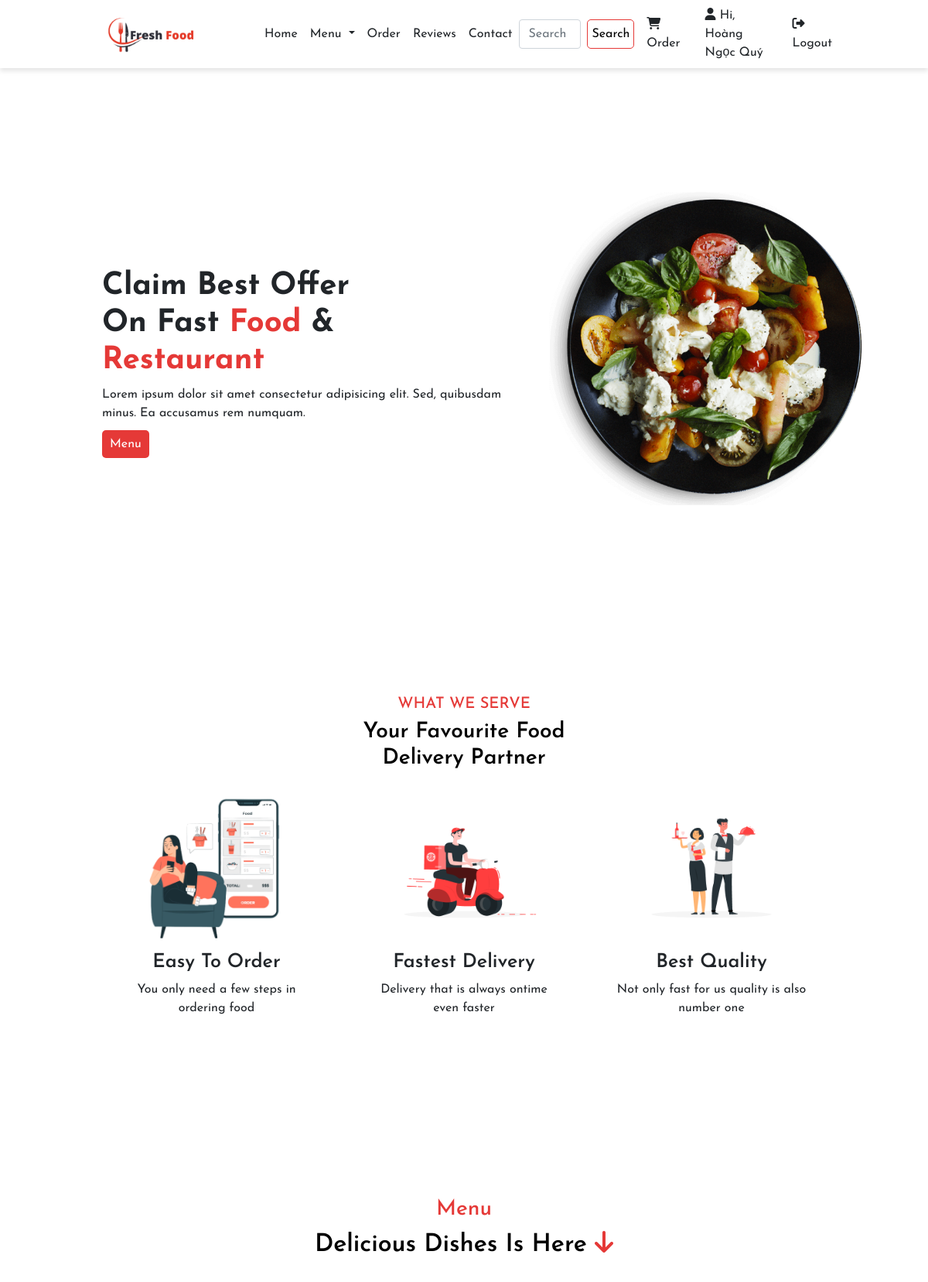
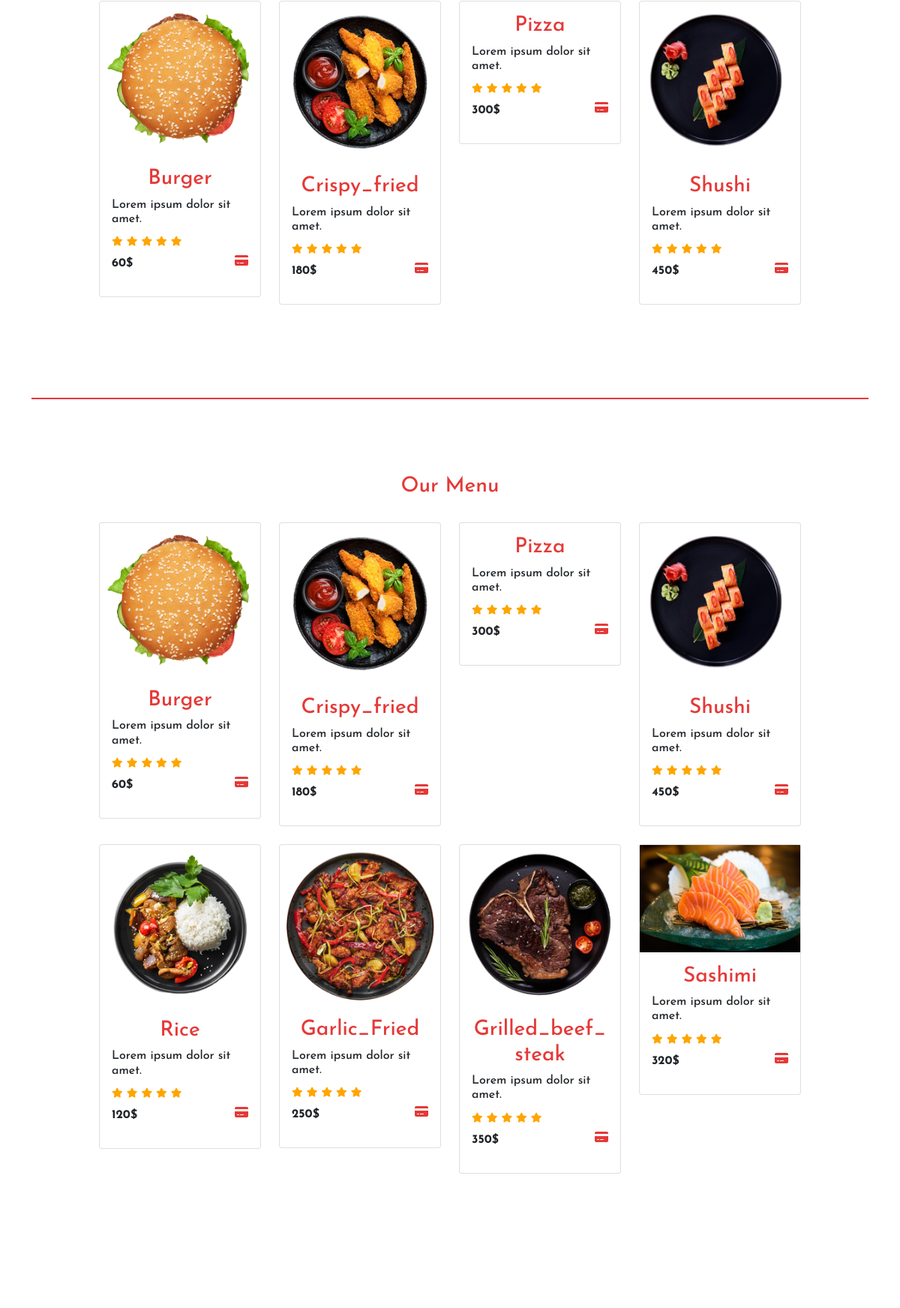
Page /doan/view/index.php (signed in, upper part) on the committed database (2 pictures, top to bottom).
### tables this page shows
CREATE TABLE `products` (
  `id` int(11) NOT NULL,
  `name` varchar(50) NOT NULL,
  `description` text NOT NULL,
  `price` int(11) NOT NULL,
  `image` varchar(255) NOT NULL,
  `view` int(11) NOT NULL,
  `created_at` timestamp NOT NULL DEFAULT current_timestamp(),
  `updated_at` timestamp NOT NULL DEFAULT current_timestamp()
);

### doan/functions.php (called while the page is built, shortened)
<?php
include "../dbconnect.php";
function showAllProducts()
{
  global $conn;
  $query = "SELECT * FROM products";
  $result = mysqli_query($conn, $query);
  $products = [];
  $rownum = 1;
  $domian_name = explode('/', $_SERVER['REQUEST_URI'])[1];
  if ($result && $result->num_rows > 0) {
    while ($row = $result->fetch_assoc()) {
      $products[] = array(
        "index" => $rownum++,
        "id" => $row['id'],
        "name" => $row['name'],
        "description" => $row['description'],
        "price" => $row['price'],
        "image" => '/' . $domian_name . $row['image'],
        "created_at" => $row['created_at'],
        "updated_at" => $row['updated_at']
      );
    }
  }
  return $products;
}
$products = showAllProducts();
function showProductsHot()
{
  global $conn;
  $query = "SELECT * FROM products ORDER BY view DESC LIMIT 4";
  $result = mysqli_query($conn, $query);
  $products_hot = [];
  $domian_name = explode('/', $_SERVER['REQUEST_URI'])[1];
  if ($result->num_rows > 0) {
    $rownum = 1;
    while ($row = $result->fetch_assoc()) {
      $products_hot[] = array(
        "index" => $rownum++,
        "id" => $row['id'],
        "name" => $row['name'],
        "description" => $row['description'],
        "price" => $row['price'],
        "image" => '/' . $domian_name . $row['image'],
        "view" => $row['view'],
        "created_at" => $row['created_at']
      );
    }
  }
  return $products_hot;
}

### doan/view/index.php (the view, shortened to what this page needs)
<?php
include_once "../dbconnect.php";
include_once "../functions.php";
$products = showAllProducts();
$pro = showProductsHot();
include_once "./includes/header.php";
?>
<body>
    <nav class="navbar navbar-expand-sm" id="navbar">
        <a href="index.html" class="navbar-brand" id="logo">
            <img src="public/img/logo.png" alt="">
        </a>
        <div class="collapse navbar-collapse" id="mynavbar">
            <ul class="navbar-nav me-auto">
                <li class="nav-item">
                    <a href="index.php" class="nav-link text-dark">Home</a>
                </li>
                <li class="nav-item">
                    <a class="nav-link dropdown-toggle text-dark" href="#" id="navbarDropdown" role="button" data-bs-toggle="dropdown" aria-expanded="false">
                        Menu
                    </a>
                </li>
                <li class="nav-item">
                    <a href="#order" class="nav-link text-dark">Order</a>
                </li>
                <li class="nav-item">
                    <a href="#review" class="nav-link text-dark">Reviews</a>
                </li>
                <li class="nav-item">
                    <a href="#contact" class="nav-link text-dark">Contact</a>
                </li>
            </ul>
            <form class="d-flex">
                <input type="text" class="form-control me-2" placeholder="Search" required>
                <button type="button" id="btn">Search</button>
            </form>
            <li class="nav-item">
                <a href="./cart.php" class="nav-link text-dark">
                    <i class="fas fa-shopping-cart"></i> Order
                </a>
            </li>
            <li class="nav-item">
                <?php if (isset($_SESSION['name'])) { ?>
                    <a href="./index.php" class="nav-link text-dark">
                        <i class="fas fa-user"></i> Hi, <?php echo $_SESSION['name']; ?>
                    </a>
                <?php } else { ?>
                    <a href="login.php" class="nav-link text-dark">
                        <i class="fas fa-sign-in-alt"></i> Login
                    </a>
                <?php } ?>
            </li>
            <?php if (isset($_SESSION['name'])) { ?>
                <li class="nav-item">
                    <a href="logout.php" class="nav-link text-dark">
                        <i class="fas fa-sign-out-alt"></i> Logout
                    </a>
                </li>
            <?php } ?>
        </div>
    </nav>
    <section class="home" id="home">
        <div class="home-content">
            <h3>Claim Best Offer <br> On Fast <span>Food</span> & <span>Restaurant</span></h3>
            <p>Lorem ipsum dolor sit amet consectetur adipisicing elit. Sed, quibusdam minus. Ea accusamus rem numquam.</p>
            <a href="#menu" id="home-btn">Menu</a>
        </div>
        <div class="img">
            <img src="./public/img/image 46.png" alt="">
        </div>
    </section>
    <div class="top-section">
        <h5>WHAT WE SERVE</h5>
        <h3>Your Favourite Food <br> Delivery Partner</h3>
        <div class="row">
            <div class="col-md-4 py-3 py-md-0">
                <div class="card">
                    <img src="public/img/img1.png" alt="">
                    <div class="card-body">
                        <h1>Easy To Order</h1>
                        <p>You only need a few steps in <br> ordering food</p>
                    </div>
                </div>
            </div>
            <div class="col-md-4 py-3 py-md-0">
                <div class="card">
                    <img src="public/img/img2.png" alt="">
                    <div class="card-body">
                        <h1>Fastest Delivery</h1>
                        <p>Delivery that is always ontime <br> even faster</p>
                    </div>
                </div>
            </div>
            <div class="col-md-4 py-3 py-md-0">
                <div class="card">
                    <img src="public/img/img3.png" alt="">
                    <div class="card-body">
                        <h1>Best Quality</h1>
                        <p>Not only fast for us quality is also <br> number one</p>
                    </div>
                </div>
            </div>
        </div>
    </div>
    <section class="menu" id="menu">
        <h3>Menu</h3>
        <h2>Delicious Dishes Is Here <i class="fa-solid fa-arrow-down"></i></h2>
        <div class="row" style="margin-top: 30px;">
            <?php foreach ($products_hot as $productshot) { ?>
                <div class="col-md-3 mb-4">
                    <div class="card">
                        <a href="detail.php?id=<?php echo $productshot['id'] ?>">
                            <img class="img-fluid mx-auto d-block" src=<?php echo $productshot['image'] ?> alt="">
                        </a>
                        <div class="card-body">
                            <h3><?php echo $productshot['name'] ?></h3>
                            <h6>Lorem ipsum dolor sit amet.</h6>
                            <div class="rating">
                                <i class="fa-solid fa-star checked"></i>
                                <i class="fa-solid fa-star checked"></i>
                                <i class="fa-solid fa-star checked"></i>
                                <i class="fa-solid fa-star checked"></i>
                                <i class="fa-solid fa-star checked"></i>
                            </div>
                            <p><?php echo $productshot['price'] ?>$
                                <a href="#order">
                                    <i class="fa-solid fa-credit-card"></i>
                                </a>
                            </p>
                        </div>
                    </div>
                </div>
            <?php } ?>
        </div>
    </section>
    <div class="container">
        <div class="line" style="width: 100%; height: 2px; background-color: #e53937;"></div>
    </div>
    <section class="menu" id="menu">
        <h3>Our Menu</h3>
        <div class="row" style="margin-top: 30px;">
            <?php foreach ($products as $product) { ?>
                <div class="col-md-3 mb-4">
                    <div class="card">
                        <a href="detail.php?id=<?php echo $product['id'] ?>">
                            <img class="img-fluid mx-auto d-block" src=<?php echo $product['image'] ?> alt="">
                        </a>
                        <div class="card-body">
                            <h3> <?php echo $product['name'] ?></h3>
                            <h6>Lorem ipsum dolor sit amet.</h6>
                            <div class="rating">
                                <i class="fa-solid fa-star checked"></i>
                                <i class="fa-solid fa-star checked"></i>
                                <i class="fa-solid fa-star checked"></i>
                                <i class="fa-solid fa-star checked"></i>
                                <i class="fa-solid fa-star checked"></i>
                            </div>
                            <p><?php echo $product['price'] ?>$
                                <a href="#order">
                                    <i class="fa-solid fa-credit-card"></i>
                                </a>
                            </p>
                        </div>
                    </div>
                </div>
            <?php } ?>
        </div>
    </section>
    <section class="order" id="order">
    </section>
</body>
</html>

### doan/view/includes/header.php (shortened to what this page needs)
<!DOCTYPE html>
<html lang="en">
<head>
    <link href="https://cdn.jsdelivr.net/npm/bootstrap@5.0.2/dist/css/bootstrap.min.css" rel="stylesheet">
    <link rel="stylesheet" href="https://cdnjs.cloudflare.com/ajax/libs/font-awesome/6.4.2/css/all.min.css">
    <link rel="stylesheet" href="./public/css/style.css">
</head>

### doan/view/public/css/style.css (style rules this page uses)
* { margin: 0; padding: 0; text-decoration: none; list-style: none; scroll-behavior: smooth; font-family: 'Josefin Sans', sans-serif; }
#navbar { background: transparent; padding: 0px 9% 0px; box-shadow: 0px 4px 6px rgba(0, 0, 0, 0.1); }
#logo img { width: 190px; margin-top: 3px; }
.navbar-nav { margin-left: 20px; }
.nav-item { position: relative; }
#btn { border-radius: 5px; padding: 5px; border: 1px solid #e53937; background: transparent; transition: 0.5s; }
.home { width: 100%; height: 100vh; padding: 5px 11% 80px; display: flex; align-items: center; justify-content: center; flex-wrap: wrap; position: relative; z-index: 0; }
.home .img { flex: 1 1 300px; }
.home .img img { width: 100%; margin-left: 60px; }
.home-content { flex: 1 1 400px; margin-top: 30px; }
.home-content h3 { font-size: 40px; font-weight: 700; }
.home-content h3 span { color: #e53937; }
#home-btn { padding: 10px; text-decoration: none; background: #e53937; color: white; border-radius: 5px; }
.top-section { padding: 10px 11% 100px; }
.top-section h5 { color: #e53937; text-align: center; }
.top-section h3 { color: black; text-align: center; font-weight: 600; }
.top-section .row { margin-top: 30px; align-items: center; }
.top-section .row .card { border: none; }
.top-section .row .card img { width: 200px; margin: auto; }
.top-section .card-body { text-align: center; }
.top-section .card-body h1 { font-size: 25px; font-weight: 600; }
.menu { padding: 100px 11% 100px; }
.menu h3 { text-align: center; color: #e53937; }
.menu h2 { text-align: center; color: black; font-weight: 600; }
.menu h2 i { color: #e53937; }
.menu h6 { font-size: 16px; }
.rating i { color: orange; font-size: 13px; }
.menu p { margin-top: 5px; font-weight: bold; }
.menu p i { float: right; color: #e53937; cursor: pointer; }
.order { padding: 100px 11% 100px; }

### rows in the picture
products: shows a picture, name "Burger", price "60"
products: shows a picture, name "Crispy_fried", price "180"
products: name "Pizza", price "300"
products: shows a picture, name "Shushi", price "450"
products: shows a picture, name "Rice", price "120"
products: shows a picture, name "Garlic_Fried", price "250"
products: shows a picture, name "Grilled_beef_steak", price "350"
products: shows a picture, name "Sashimi", price "320"

### other values in the picture
$_SESSION['name'] "Hoàng Ngọc Quý"
